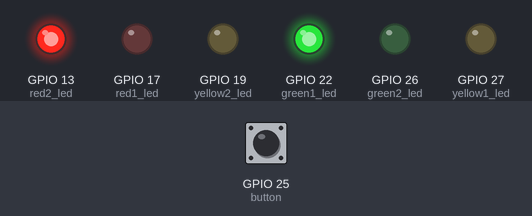
A program run on a simulated Raspberry Pi (BCM pin numbers). On the bench: output pins drawn as LEDs (lit = HIGH). The inputs (shaded band) are chosen by the test bench; at power-on: GPIO 25 (button) HIGH. What the program prints to the terminal is not drawn.

Above: at 0.1 s.
Timing chart, 0 to 1.6 s (numbered marks = the images above):
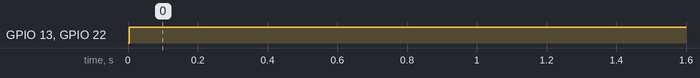

Measured:
- by itself, GPIO 13 (red2_led), GPIO 22 (green1_led): LOW → HIGH at 0.00 s

The program:

two-trafficlights-plus-switch1.py
```python
#!/usr/bin/python3

import gpiozero, time

red1_led    = gpiozero.LED(17)
yellow1_led = gpiozero.LED(27)
green1_led  = gpiozero.LED(22)

red2_led    = gpiozero.LED(13)
yellow2_led = gpiozero.LED(19)
green2_led  = gpiozero.LED(26)

print("Two stoplights with car sensor")
print("Ctrl C to quit")

mintime = 10 # seconds
greentime = 3 # seconds
yellowtime = 1 # second

button = gpiozero.Button(25)

# everything starts in off state
while True:
    # G    R    3 sec
    green1_led.on()
    red2_led.on()

    wasPressed = False
    for i in range(int(mintime / 0.1)):
        if button.is_pressed:
            wasPressed = True
        time.sleep(0.1)

    if not wasPressed:
        while not button.is_pressed:
            time.sleep(0.1)

    # Y    R    1 sec
    green1_led.off()
    yellow1_led.on()
    time.sleep(yellowtime)

    # R    G    3 sec
    yellow1_led.off()
    red1_led.on()
    red2_led.off()
    green2_led.on()
    time.sleep(greentime)

    # R    Y    1 sec
    green2_led.off()
    yellow2_led.on()
    time.sleep(yellowtime)

    # all off before restarting
    red1_led.off()
    yellow2_led.off()
```
